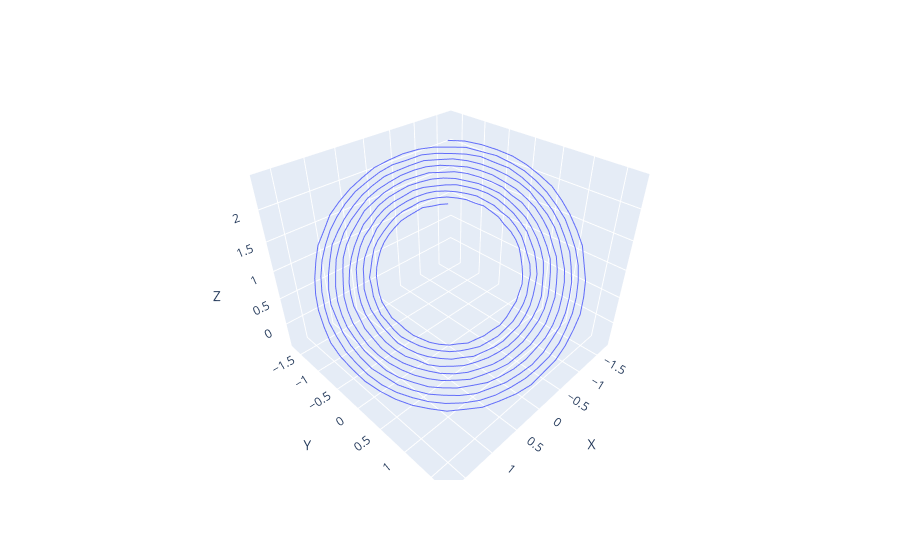

The cell this chart's notebook holds for it:
### Code cell
fig = px.line_3d(data, x="X", y="Y", z="Z", markers=False)
fig.show()

### Figure 1 — Plotly figure (JSON) as saved in the notebook; plotly's stock layout.template omitted (floating-point values rounded to 4 significant figures; data arrays with more than 128 entries replaced by an {"elided": "..."} marker saying what was removed)
{"data": [{"hovertemplate": "X=%{x}<br>Y=%{y}<br>Z=%{z}<extra></extra>", "legendgroup": "", "line": {"color": "#636efa", "dash": "solid"}, "marker": {"symbol": "circle"}, "mode": "lines", "name": "", "scene": "scene", "showlegend": false, "type": "scatter3d", "x": {"elided": "500 float values"}, "y": {"elided": "500 float values"}, "z": {"elided": "500 float values"}}], "layout": {"legend": {"tracegroupgap": 0}, "margin": {"t": 60}, "scene": {"domain": {"x": [0, 1], "y": [0, 1]}, "xaxis": {"title": {"text": "X"}}, "yaxis": {"title": {"text": "Y"}}, "zaxis": {"title": {"text": "Z"}}}}}
